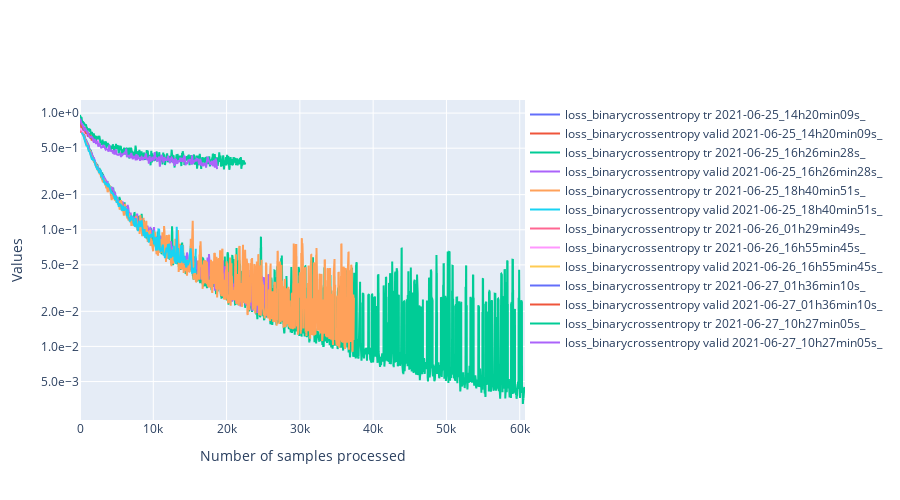

Notebook cell for this chart:
### Code cell
filtered_dataframe = data.df
import ipywidgets as widgets
class PersoToggleButton(widgets.ToggleButton):
    def __init__(self,name=None,*args,**kargs):
        super(PersoToggleButton, self).__init__(*args,**kargs)
        self.name = name

compute_width = lambda value:f"{max(len(str(value)) * 12, 60) + 20}px"
list_vertical_widgets = []
dico_changing_widgets_metadata = {}
list_changing_widgets_metrics = []
list_changing_widgets_tr_valid = []
# Widgets for the metadata ------------------------------------------------------------------
label_metadata_filter = "Metadata"
llocalvertwidgets = []
dico_changing_widgets_reorganized = {"metadata":{},"metrics":{},"mode":{}}
for metadata_name in df.columns:

    if metadata_name == "folder_id":
        continue
    possible_values = df[metadata_name].unique()
    label = widgets.Label(metadata_name)
    dico_changing_widgets_reorganized["metadata"][metadata_name] = {str(value):PersoToggleButton(
        value=True,
        description=str(value),
        disabled=False,
        button_style='', # 'success', 'info', 'warning', 'danger' or ''
        tooltip='',
        icon='check',
        layout = widgets.Layout(width = compute_width(value), margin='0px 0px 0px 0px'),
        name="metadata|"+metadata_name
    ) for value in possible_values}

    possibilities = list(dico_changing_widgets_reorganized["metadata"][metadata_name].values())
    dico_changing_widgets_metadata[metadata_name] = possibilities
    box = widgets.HBox(layout=widgets.Layout(width='100%',display='inline-flex',flex_flow='row wrap'),width='100%')
    box.overflow_x = 'auto'
    box.children = [label]+possibilities
    llocalvertwidgets.append(box)

box = widgets.VBox(width='100%')
box.children = llocalvertwidgets
list_vertical_widgets.append(box)
# Widgets to select metrics ---------------------------------------------------------------
label_metrics_filter = "Metrics"
dico_changing_widgets_reorganized["metrics"] = {str(metric_name):PersoToggleButton(
        value=True,
        description=metric_name,
        disabled=False,
        button_style='', # 'success', 'info', 'warning', 'danger' or ''
        tooltip='',
        icon='check',
        layout = widgets.Layout(width = compute_width(metric_name), margin='0px 0px 0px 0px'),
        name="metrics"
    )
    for metric_name in available_metrics}
possibilities = list(dico_changing_widgets_reorganized["metrics"].values())
list_changing_widgets_metrics = possibilities
box = widgets.HBox(layout=widgets.Layout(width='100%',display='inline-flex',flex_flow='row wrap'),width='100%')
box.overflow_x = 'auto'
box.children = possibilities
list_vertical_widgets.append(box)

# widgets to select tr or valid ----------------------------------------------------------
label_tr_valid_filter = "Mode_of_training"
possibilities = [PersoToggleButton(
        value=True,
        description=mode,
        disabled=False,
        button_style='', # 'success', 'info', 'warning', 'danger' or ''
        tooltip='',
        icon='check',
        layout = widgets.Layout(width = compute_width(mode), margin='0px 0px 0px 0px'),
        name="mode"
    )
    for mode in ["tr","valid"]]
list_changing_widgets_tr_valid = possibilities
box = widgets.HBox(layout=widgets.Layout(width='100%',display='inline-flex',flex_flow='row wrap'),width='100%')
box.overflow_x = 'auto'
box.children = possibilities
list_vertical_widgets.append(box)

titles = ["Metadata", "Metrics","Mode_of_training"]
l = []
for i,[item,title] in enumerate((zip(list_vertical_widgets,titles))):
    accordion = widgets.Accordion(children=[item],titles=(title,))
    accordion.set_title(0,title)
    accordion.selected_index = 0
    if i == 0:
        accordion.selected_index = None
    l.append(accordion)
# widget for moving average
moving_average = widgets.IntText(
    value=100,
    description='mean_window',
    disabled=False
)
# widget to toggle log scale for the y axis
y_log_scale = widgets.ToggleButton(
        value=True,
        description="logy",
        disabled=False,
        button_style='', # 'success', 'info', 'warning', 'danger' or ''
        tooltip='',
        icon='check',
        layout = widgets.Layout(width = compute_width("logy"), margin='0px 0px 0px 0px')
    )

global_box = widgets.VBox(l+[moving_average,y_log_scale])

# Handlers --------------------------------------------------------------------------------------
from IPython.display import display,clear_output
import plotly.graph_objects as go
import main.src.analysis.tools as tls

def filter_metrics(runs):
    global states
    new_dico = {}
    for f,dico in dico_metrics.items():
        if f not in runs:
            continue
        new_dico[f] = {}
        for metric_name,list_values in dico.items():
            if states["metrics"][metric_name] is True:
                new_dico[f][metric_name] = list_values
    return new_dico
def plot(dico_vals,filtered_dataframe):
    global states
    import numpy as np
    list_scatters = []
    import matplotlib.pyplot as plt
    for run,dico_metrics in dico_vals.items():
        line_dataframe = filtered_dataframe[filtered_dataframe["folder_id"] == run]
        batch_size_tr = line_dataframe["tr_batch_size"].values[0]
        batch_size_valid = line_dataframe["valid_batch_size"].values[0]
        for metric_name,metric_values in dico_metrics.items():
            if metric_name == "loss":
                metric_name = "loss_"+filtered_dataframe[filtered_dataframe["folder_id"] == run]["loss"].values[0]
                access_name = "_loss"
            else:
                access_name = "_values"
            global states
            for mode,state in states["mode"].items():
                if state is False:
                    continue
                batch_size = batch_size_tr if mode == "tr" else batch_size_valid
                if "loss" in metric_name:
                    access_name1 = "attr_"+mode+access_name
                else:
                    access_name1 = mode + access_name
                v = metric_values[access_name1]
                window = int(moving_average.value/batch_size)
                new_values = []
                for i in range(len(v)-window):
                    new_values.append(np.mean(v[i:min(i+window,len(v))]))
                v = np.array(new_values)
                x = np.arange(0,v.shape[0]) * batch_size
                x = pd.Series(x)
                v = pd.Series(v)
                graph = go.Scatter(x=x,y=v,mode='lines',name=f"{metric_name} {mode} {run}",
                                   hovertemplate='Sample n°: %{x}'+f'<br>{metric_name} {mode}<br>{run}:'+' %{y}')
                list_scatters.append(graph)
    plt.clf()
    fig = go.Figure(
        data=list_scatters,
        layout=go.Layout(
            title=go.layout.Title(text=""),
            xaxis_title="Number of samples processed",
            yaxis_title="Values",
            legend=dict(
                orientation="h",
                y=1,
                x=1
            ),
            yaxis={'tickformat':'.1e',},
            width=900,
            height = 500
        ),
    )
    if states["others"]["logy"] is True:
        fig.update_yaxes(type="log")
    clear_output()
    display(global_box)
    fig.show()
states = {"others":{"mean_window":moving_average.value,"logy":False},
          "mode":{"tr":False,"valid":False},
          "metrics":{k:False for k in available_metrics},
          "metadata":{k:{
              str(k1):False for k1 in df[k].unique()
          } for k in df.columns}
          }
def handler(v):
    global query
    if v["name"] == "disabled":
        return
    global states
    try:
        name = "others"
        try:
            name = v["owner"].name
        except:
            pass
        name = name.split("|")
        try:
            new_val = not(v["new"]["value"])
        except:
            new_val = not(v["new"])
    except Exception as e:
        return
    if len(name) == 2:
        states[name[0]][name[1]][v["owner"].description] = not(states[name[0]][name[1]][v["owner"].description])
    else:
        states[name[0]][v["owner"].description] = not(states[name[0]][v["owner"].description])
    runs = filtered_dataframe["folder_id"].unique()
    dico_vals = filter_metrics(runs)
    plot(dico_vals,filtered_dataframe)
    try:
        print(dico_vals['2021-06-20_17h39min55s_']["mae"])
    except:
        pass
    print(metric_name)

for name,liste_w in dico_changing_widgets_metadata.items():
    for w in liste_w:
        w.observe(handler)
for w in list_changing_widgets_metrics:
    w.observe(handler)
list_changing_widgets_metrics[-1].value = True
for w in list_changing_widgets_tr_valid:
    w.observe(handler)
for w in [moving_average,y_log_scale]:
    w.observe(handler)
global_box

### Figure 1 — Plotly figure (JSON) as saved in the notebook; plotly's stock layout.template omitted (floating-point values rounded to 4 significant figures; data arrays with more than 128 entries replaced by an {"elided": "..."} marker saying what was removed)
{"data": [{"hovertemplate": "Sample n°: %{x}<br>loss_binarycrossentropy tr<br>2021-06-25_14h20min09s_: %{y}", "mode": "lines", "name": "loss_binarycrossentropy tr 2021-06-25_14h20min09s_", "type": "scatter", "x": [0, 10, 20, 30, 40, 50, 60, 70, 80, 90, 100, 110, 120, 130, 140, 150, 160, 170, 180], "y": [0.7318, 0.7368, 0.7116, 0.7258, 0.7015, 0.7001, 0.7009, 0.7064, 0.7071, 0.7395, 0.752, 0.7561, 0.7599, 0.7641, 0.7725, 0.754, 0.7599, 0.7441, 0.7694]}, {"hovertemplate": "Sample n°: %{x}<br>loss_binarycrossentropy valid<br>2021-06-25_14h20min09s_: %{y}", "mode": "lines", "name": "loss_binarycrossentropy valid 2021-06-25_14h20min09s_", "type": "scatter", "x": [0], "y": [0.7521]}, {"hovertemplate": "Sample n°: %{x}<br>loss_binarycrossentropy tr<br>2021-06-25_16h26min28s_: %{y}", "mode": "lines", "name": "loss_binarycrossentropy tr 2021-06-25_16h26min28s_", "type": "scatter", "x": {"elided": "6073 int values"}, "y": {"elided": "6073 float values"}}, {"hovertemplate": "Sample n°: %{x}<br>loss_binarycrossentropy valid<br>2021-06-25_16h26min28s_: %{y}", "mode": "lines", "name": "loss_binarycrossentropy valid 2021-06-25_16h26min28s_", "type": "scatter", "x": {"elided": "259 int values"}, "y": {"elided": "259 float values"}}, {"hovertemplate": "Sample n°: %{x}<br>loss_binarycrossentropy tr<br>2021-06-25_18h40min51s_: %{y}", "mode": "lines", "name": "loss_binarycrossentropy tr 2021-06-25_18h40min51s_", "type": "scatter", "x": {"elided": "3739 int values"}, "y": {"elided": "3739 float values"}}, {"hovertemplate": "Sample n°: %{x}<br>loss_binarycrossentropy valid<br>2021-06-25_18h40min51s_: %{y}", "mode": "lines", "name": "loss_binarycrossentropy valid 2021-06-25_18h40min51s_", "type": "scatter", "x": {"elided": "159 int values"}, "y": {"elided": "159 float values"}}, {"hovertemplate": "Sample n°: %{x}<br>loss_binarycrossentropy tr<br>2021-06-26_01h29min49s_: %{y}", "mode": "lines", "name": "loss_binarycrossentropy tr 2021-06-26_01h29min49s_", "type": "scatter", "x": [0, 10, 20, 30, 40, 50, 60, 70, 80, 90, 100, 110, 120, 130, 140, 150, 160, 170, 180], "y": [0.7118, 0.7053, 0.695, 0.693, 0.6828, 0.6869, 0.6907, 0.6925, 0.6911, 0.686, 0.6801, 0.6778, 0.6919, 0.6942, 0.7173, 0.7234, 0.7148, 0.7046, 0.7167]}, {"hovertemplate": "Sample n°: %{x}<br>loss_binarycrossentropy valid<br>2021-06-26_01h29min49s_: %{y}", "mode": "lines", "name": "loss_binarycrossentropy valid 2021-06-26_01h29min49s_", "type": "scatter", "x": [], "y": []}, {"hovertemplate": "Sample n°: %{x}<br>loss_binarycrossentropy tr<br>2021-06-26_16h55min45s_: %{y}", "mode": "lines", "name": "loss_binarycrossentropy tr 2021-06-26_16h55min45s_", "type": "scatter", "x": {"elided": "280 int values"}, "y": {"elided": "280 float values"}}, {"hovertemplate": "Sample n°: %{x}<br>loss_binarycrossentropy valid<br>2021-06-26_16h55min45s_: %{y}", "mode": "lines", "name": "loss_binarycrossentropy valid 2021-06-26_16h55min45s_", "type": "scatter", "x": [0, 100, 200, 300, 400, 500, 600, 700, 800, 900, 1000, 1100, 1200, 1300, 1400, 1500, 1600, 1700, 1800, 1900, 2000, 2100], "y": [0.7873, 0.7737, 0.7618, 0.7493, 0.7365, 0.7254, 0.7132, 0.7045, 0.6944, 0.6854, 0.677, 0.6693, 0.6621, 0.655, 0.6488, 0.6431, 0.6371, 0.6321, 0.626, 0.6213, 0.6158, 0.6115]}, {"hovertemplate": "Sample n°: %{x}<br>loss_binarycrossentropy tr<br>2021-06-27_01h36min10s_: %{y}", "mode": "lines", "name": "loss_binarycrossentropy tr 2021-06-27_01h36min10s_", "type": "scatter", "x": {"elided": "223 int values"}, "y": {"elided": "223 float values"}}, {"hovertemplate": "Sample n°: %{x}<br>loss_binarycrossentropy valid<br>2021-06-27_01h36min10s_: %{y}", "mode": "lines", "name": "loss_binarycrossentropy valid 2021-06-27_01h36min10s_", "type": "scatter", "x": [0, 100, 200, 300, 400, 500, 600, 700, 800, 900, 1000, 1100, 1200, 1300, 1400, 1500, 1600, 1700], "y": [0.8153, 0.836, 0.7613, 0.7575, 0.7637, 0.7142, 0.7549, 0.7163, 0.6669, 0.6859, 0.6794, 0.6324, 0.6544, 0.6564, 0.6084, 0.6415, 0.5823, 0.6284]}, {"hovertemplate": "Sample n°: %{x}<br>loss_binarycrossentropy tr<br>2021-06-27_10h27min05s_: %{y}", "mode": "lines", "name": "loss_binarycrossentropy tr 2021-06-27_10h27min05s_", "type": "scatter", "x": {"elided": "2256 int values"}, "y": {"elided": "2256 float values"}}, {"hovertemplate": "Sample n°: %{x}<br>loss_binarycrossentropy valid<br>2021-06-27_10h27min05s_: %{y}", "mode": "lines", "name": "loss_binarycrossentropy valid 2021-06-27_10h27min05s_", "type": "scatter", "x": {"elided": "188 int values"}, "y": {"elided": "188 float values"}}], "layout": {"height": 500, "legend": {"orientation": "h", "x": 1, "y": 1}, "title": {"text": ""}, "width": 900, "xaxis": {"title": {"text": "Number of samples processed"}}, "yaxis": {"tickformat": ".1e", "title": {"text": "Values"}, "type": "log"}}}
